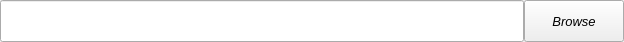
<?xml version="1.0" encoding="UTF-8"?>
<ui version="4.0">
 <class>Form</class>
 <widget class="QWidget" name="Form">
  <property name="geometry">
   <rect>
    <x>0</x>
    <y>0</y>
    <width>624</width>
    <height>42</height>
   </rect>
  </property>
  <property name="windowTitle">
   <string>Form</string>
  </property>
  <layout class="QHBoxLayout" name="horizontalLayout_2">
   <property name="leftMargin">
    <number>0</number>
   </property>
   <property name="topMargin">
    <number>0</number>
   </property>
   <property name="rightMargin">
    <number>0</number>
   </property>
   <property name="bottomMargin">
    <number>0</number>
   </property>
   <item>
    <layout class="QHBoxLayout" name="horizontalLayout" stretch="1,0">
     <property name="spacing">
      <number>0</number>
     </property>
     <item>
      <widget class="QLineEdit" name="lineEditPath">
       <property name="sizePolicy">
        <sizepolicy hsizetype="Expanding" vsizetype="Expanding">
         <horstretch>0</horstretch>
         <verstretch>0</verstretch>
        </sizepolicy>
       </property>
      </widget>
     </item>
     <item>
      <widget class="QPushButton" name="btnBrowse">
       <property name="sizePolicy">
        <sizepolicy hsizetype="Minimum" vsizetype="Expanding">
         <horstretch>0</horstretch>
         <verstretch>0</verstretch>
        </sizepolicy>
       </property>
       <property name="minimumSize">
        <size>
         <width>100</width>
         <height>40</height>
        </size>
       </property>
       <property name="maximumSize">
        <size>
         <width>100</width>
         <height>16777215</height>
        </size>
       </property>
       <property name="font">
        <font>
         <family>Arial</family>
         <pointsize>10</pointsize>
         <italic>true</italic>
        </font>
       </property>
       <property name="text">
        <string>Browse</string>
       </property>
       <property name="icon">
        <iconset resource="../../ui/Resources.qrc">
         <normaloff>:/resources/images/resources/images/browseFileIcon.png</normaloff>:/resources/images/resources/images/browseFileIcon.png</iconset>
       </property>
       <property name="iconSize">
        <size>
         <width>25</width>
         <height>25</height>
        </size>
       </property>
      </widget>
     </item>
    </layout>
   </item>
  </layout>
 </widget>
 <resources>
  <include location="../../ui/Resources.qrc"/>
 </resources>
 <connections/>
</ui>
